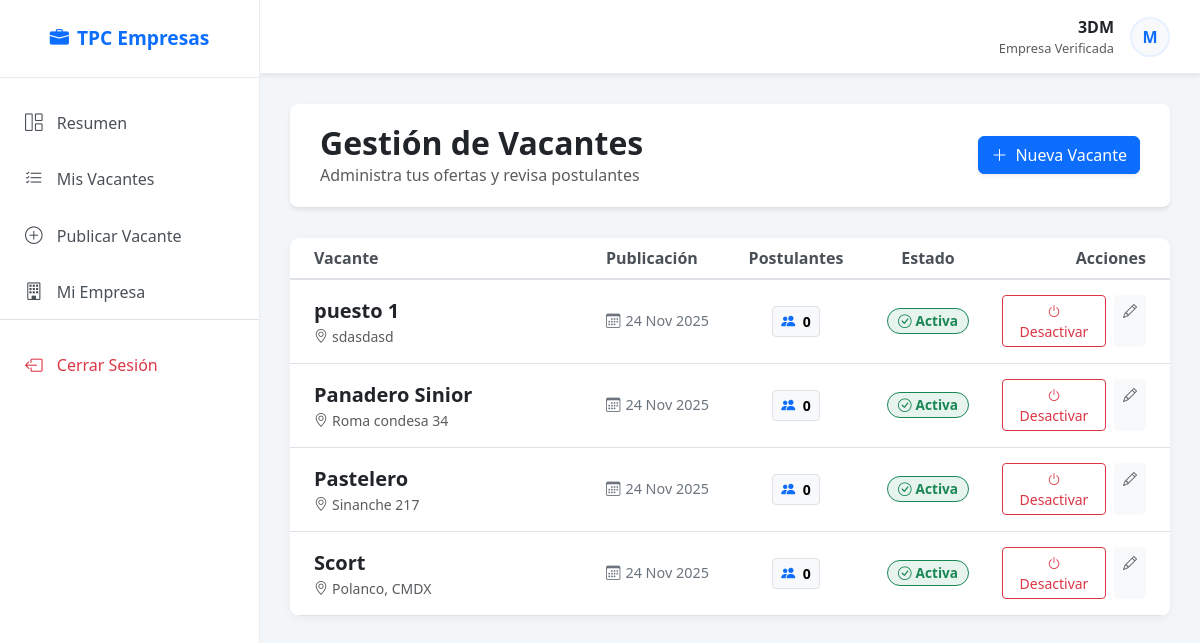
Before: /empresas/historial-vacantes/ (signed in) with the older database file.
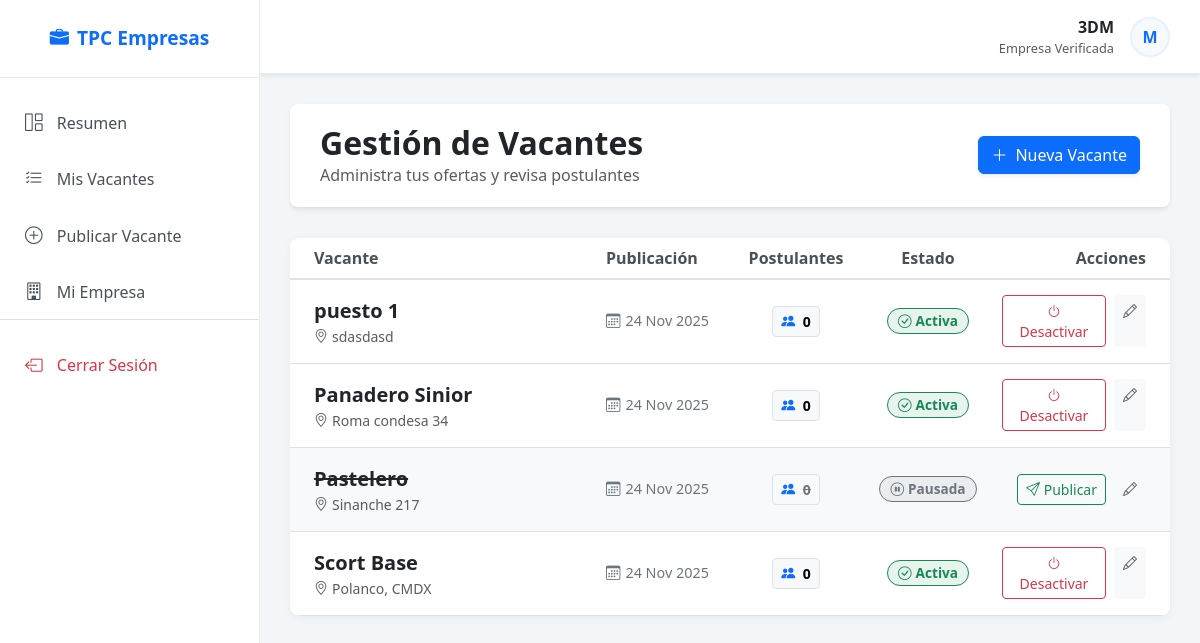
After: the same page with the newer database file.
### aplicaciones/empresas/models.py (models this page shows, shortened)
class Vacante(models.Model):
    nombre_puesto = models.CharField(max_length=100, unique=True, null=False   , blank=False)
    area_ocupacion = models.IntegerField(null=True, blank=True)
    descripcion = models.TextField(null=False, blank=False, default='Descripción del puesto.')
    requisitos = models.TextField(null=False, blank=False, default='Requisitos del puesto.')
    prestaciones = models.TextField(null=False, blank=False, default='Prestaciones del puesto.')
    salario = models.DecimalField(max_digits=10, decimal_places=2, null=False, blank=True)
    ubicacion = models.CharField(max_length=200)
    horario = models.CharField(max_length=100)
    tipo_contrato = models.CharField(max_length=100)
    etiquetas = models.TextField(null=True, blank=True)
    fecha_publicacion = models.DateField(auto_now_add=True)
    empresa = models.ForeignKey(Empresa, on_delete=models.CASCADE, null=True)
    activa = models.BooleanField(default=True)
    postulaciones_count = models.IntegerField(default=0)

### aplicaciones/general/decorators.py (the view)
    def wrapper_func(request, *args, **kwargs):
        if not request.user.is_authenticated:
            return redirect('login')
        if hasattr(request.user, 'empresa'):
            return view_func(request, *args, **kwargs)
        else:
            messages.warning(request, "Esta sección es solo para reclutadores.")
            return redirect('home_trabajador') # Redirigir a SU zona

### aplicaciones/empresas/views.py (called while the page is built)
@empresa_required
def historial_vacantes(request):
    try:
        empresa = request.user.empresa
        vacantes = Vacante.objects.filter(empresa=empresa).order_by('-fecha_publicacion')
    except Empresa.DoesNotExist:
        vacantes = []
    return render(request, 'historial_v2.html', {'vacantes': vacantes})

### aplicaciones/empresas/templates/historial_v2.html (shortened to what the changed rows need)
{% extends 'marco.html' %}
{% block content %}
    <div class="dashboard-header d-flex justify-content-between align-items-center shadow-sm">
        <div>
            <h2 class="fw-bold mb-0 text-dark">Gestión de Vacantes</h2>
        </div>
    </div>
    <div class="row">
        <div class="col-12">
            <div class="card card-vacante overflow-hidden">
                <div class="card-body p-0">
                    <div class="table-responsive">
                        <table class="table table-hover table-custom mb-0">
                            <thead class="bg-light">
                                <tr>
                                    <th class="ps-4" style="width: 35%;">Vacante</th>
                                    <th style="width: 15%;">Publicación</th>
                                    <th style="width: 15%;" class="text-center">Postulantes</th>
                                    <th style="width: 15%;" class="text-center">Estado</th>
                                    <th style="width: 20%;" class="text-end pe-4">Acciones</th>
                                </tr>
                            </thead>
                            <tbody>
                                {% for vacante in vacantes %}
                                <tr class="{% if not vacante.activa %}row-inactive{% endif %}">
                                    <td class="ps-4 py-3">
                                        <div class="fw-bold text-dark fs-5">{{ vacante.nombre_puesto }}</div>
                                        <div class="small text-muted"><i class="bi bi-geo-alt me-1"></i>{{ vacante.ubicacion }}</div>
                                    </td>
                                    <td>
                                        <div class="stat-item">
                                            <i class="bi bi-calendar3"></i>
                                            {{ vacante.fecha_publicacion|date:"d M Y" }}
                                        </div>
                                    </td>
                                    <td class="text-center">
                                        <a href="#" class="btn btn-light btn-sm position-relative border">
                                            <i class="bi bi-people-fill me-1 text-primary"></i>
                                            <span class="fw-bold">{{ vacante.num_postulantes|default:vacante.postulacion_set.count }}</span>
                                        </a>
                                    </td>
                                    <td class="text-center">
                                        {% if vacante.activa %}
                                            <span class="badge bg-success bg-opacity-10 text-success border border-success status-badge">
                                                <i class="bi bi-check-circle me-1"></i>Activa
                                            </span>
                                        {% else %}
                                            <span class="badge bg-secondary bg-opacity-10 text-secondary border border-secondary status-badge">
                                                <i class="bi bi-pause-circle me-1"></i>Pausada
                                            </span>
                                        {% endif %}
                                    </td>
                                    <td class="text-end pe-4">
                                        <div class="d-flex justify-content-end gap-2">
                                            <form action="{% url 'status_change' vacante.id %}" method="POST">
                                                {% if vacante.activa %}
                                                    <button type="submit" class="btn btn-outline-danger btn-sm" title="Pausar publicación">
                                                        <i class="bi bi-power"></i> Desactivar
                                                    </button>
                                                {% else %}
                                                    <button type="submit" class="btn btn-outline-success btn-sm" title="Reactivar publicación">
                                                        <i class="bi bi-send"></i> Publicar
                                                    </button>
                                                {% endif %}
                                            </form>
                                            <a href="/empresas/editar-vacante/{{vacante.id}}" class="btn btn-light btn-sm text-muted" title="Editar detalles">
                                                <i class="bi bi-pencil"></i>
                                            </a>
                                        </div>
                                    </td>
                                </tr>
                                {% endfor %}
                            </tbody>
                        </table>
                    </div>
                </div>
            </div>
        </div>
    </div>
{% endblock %}

Changed rows visible on the page:
changed Vacante "Pastelero": activa "Activa Desactivar" → "Pausada Publicar"
changed Vacante "Polanco, CMDX": nombre_puesto "Scort" → "Scort Base"
